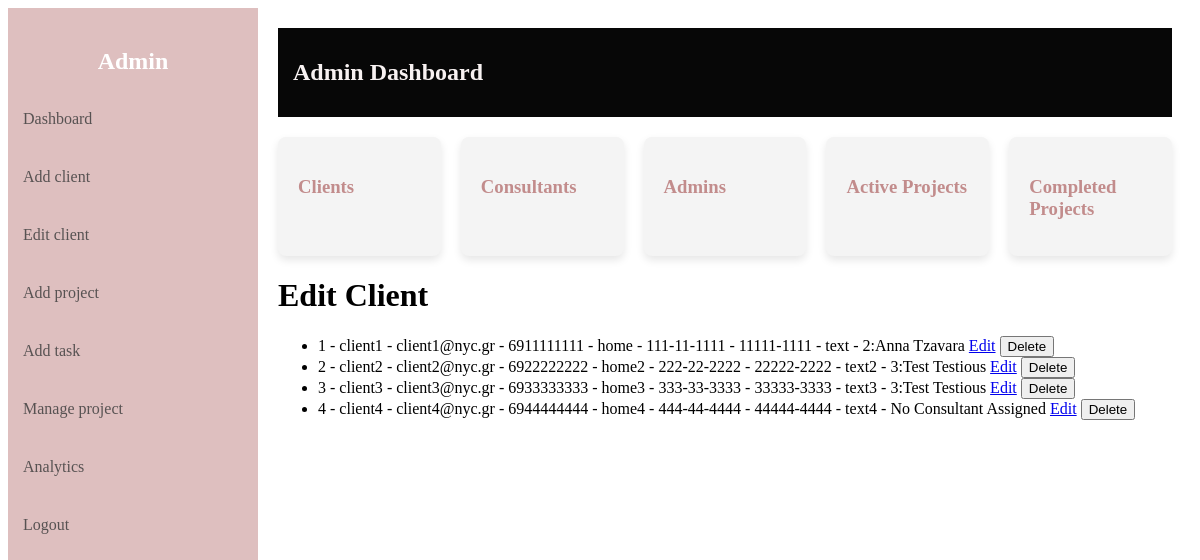
The app's page /clients/edit (signed in) with its own data.
### server.py (models this page shows)
class Client(db.Model):
    id = db.Column(db.Integer, primary_key=True)
    name = db.Column(db.String(150), nullable=False)
    email = db.Column(db.String(120), unique=True, nullable=False)
    phone = db.Column(db.String(10), unique=True, nullable=False)
    address = db.Column(db.String(200), nullable=False)
    ssn = db.Column(db.String(11), unique=True, nullable=False)
    postalcode = db.Column(db.String(10), nullable=False)
    notes = db.Column(db.String(500), nullable=True)
    consultant_id = db.Column(db.Integer, db.ForeignKey('user.id'), nullable=True)
    consultant = db.relationship('User', back_populates='clients')
    projects = db.relationship('Project', back_populates='client')

class User(UserMixin, db.Model):
    id = db.Column(db.Integer, primary_key=True)
    fullname = db.Column(db.String(150), nullable=False)
    username = db.Column(db.String(80), unique=True, nullable=False)
    email = db.Column(db.String(120), unique=True, nullable=False)
    phone = db.Column(db.String(10), unique=True, nullable=False)
    password = db.Column(db.String(200), nullable=False)
    role = db.Column(db.String(20), nullable=False, default='consultant')
    clients = db.relationship('Client', back_populates='consultant')
    projects = db.relationship('Project', secondary=project_consultants, back_populates='consultants')
    tasks = db.relationship('Task', back_populates='consultant')

### server.py (the view)
@app.route("/clients/edit")
@login_required
def edit_client():
    if current_user.role != 'admin':
        return "Unauthorized", 403
    all_clients = Client.query.all()
    return render_template('edit_client.html', clients=all_clients)

### server.py (called while the page is built)
@login_manager.user_loader
def load_user(user_id):
    return User.query.get(int(user_id))

### templates/edit_client.html (shortened to what this page needs)
{% extends 'dashboard.html' %}
{% block content %}
    <h1>Edit Client</h1>
    <ul>
        {% for client in clients %}
        <li>
            {{ client.id }} -
            {{ client.name }} -
            {{ client.email }} -
            {{ client.phone }} -
            {{ client.address }} -
            {{ client.ssn }} -
            {{ client.postalcode }} -
            {{ client.notes }} -
            {{ client.consultant.id if client.consultant else 'No Consultant Assigned' }}{% if not loop.last %}:{% endif %}{{client.consultant.fullname}}
            <a href="/clients/edit/form/{{ client.id }}">Edit</a>
            <form action="/clients/delete/{{ client.id }}" method="post" style="display:inline;">
                <button type="submit" onclick="return confirm('Are you sure you want to delete this client?')">Delete</button>
            </form>
        </li>
        {% else %}
        <li>No Clients available.</li>
        {% endfor %}
    </ul>
{% endblock %}

### records on screen
Client: id "1", name "client1", email "client1@nyc.gr", phone "6911111111", address "home", ssn "111-11-1111", postalcode "11111-1111", notes "text", consultant "2", consultant.fullname "Anna Tzavara"
Client: id "2", name "client2", email "client2@nyc.gr", phone "6922222222", address "home2", ssn "222-22-2222", postalcode "22222-2222", notes "text2", consultant "3", consultant.fullname "Test Testious"
Client: id "3", name "client3", email "client3@nyc.gr", phone "6933333333", address "home3", ssn "333-33-3333", postalcode "33333-3333", notes "text3", consultant "3", consultant.fullname "Test Testious"
Client: id "4", name "client4", email "client4@nyc.gr", phone "6944444444", address "home4", ssn "444-44-4444", postalcode "44444-4444", notes "text4", consultant "No Consultant Assigned"
